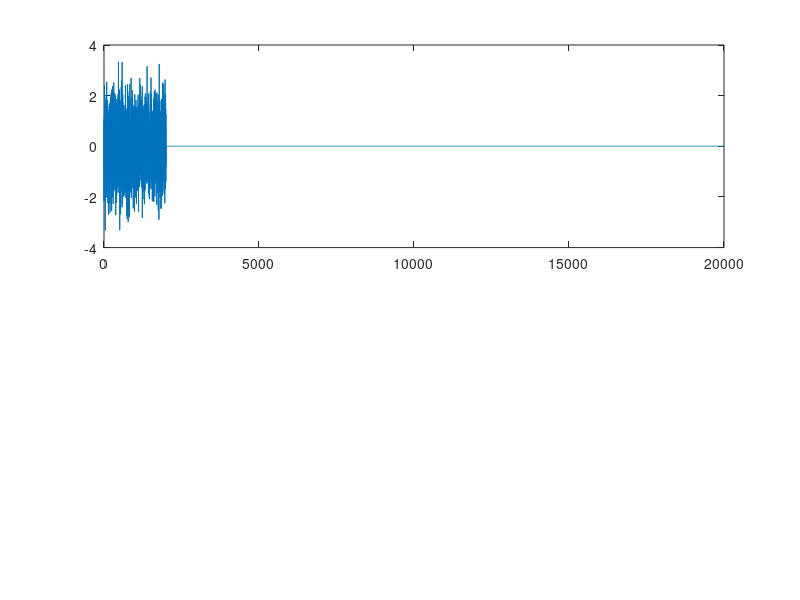

Write MATLAB code to recreate this figure. (Note: this script raises an error after producing the figure.)
% Generate signals used for the experiment

% Length of the sound burst
setup.signal.lengthBurst = 2000;
% length of the signal
setup.signal.lengthSignal = 20000;
% sampling frequency
sampFreq = 44100;

% Generating a random noise signal followed by a zero padding
signals_clean=[randn(setup.signal.lengthBurst,1);...
        zeros(setup.signal.lengthSignal-setup.signal.lengthBurst,1)];


% Normalize the clean signal so that we don't have clipping when saving
signals.clean = signals_clean/max(abs(signals_clean));

% playback of the signal
soundsc(signals_clean)

% plot of the signal
subplot(211)
plot(signals_clean)

% save signal as a wav file with a stated sampling frequency(optional)
% save('gaussian_white_noise.mat','signals_clean','sampFreq')

% check to see if the audio file is the same as the generated signal
load('gaussian_white_noise.mat');
subplot(212)
plot(signals_clean);